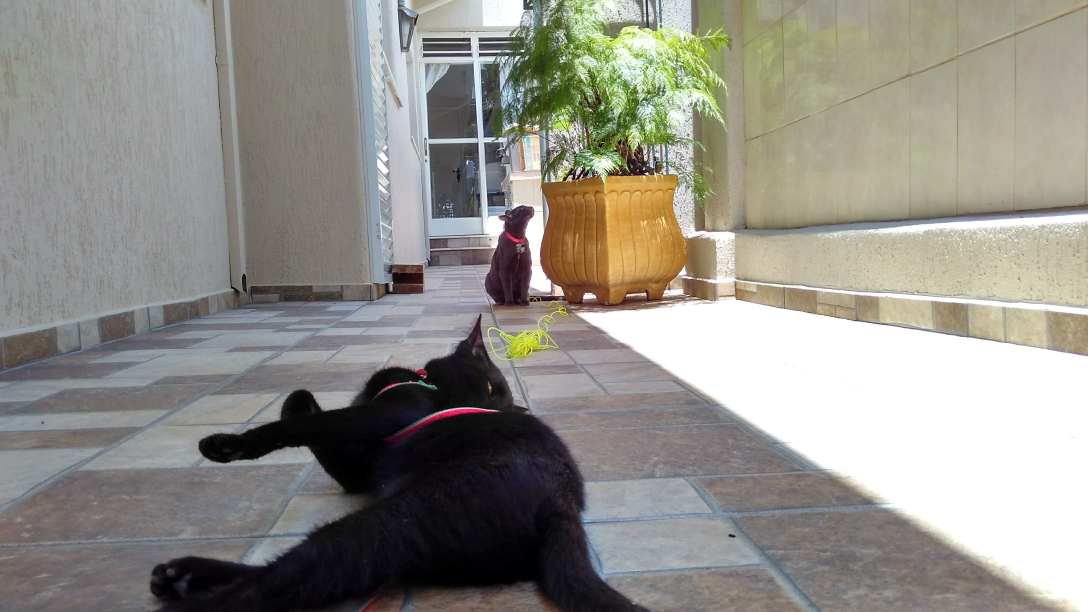
#> input picture img/milu.jpg, 3264 x 1836 px (shown at 1/3 size)
$ python mock_code.py   (older library calls are emulated)
#> lines starting #> are read from the running program, lines starting #| are printed output that depends on the picture
#> in request_img_glassifier, img is the input picture: PIL image 3264x1836 RGB; mean R, G, B 146.5, 144.3, 137.2
### request_glassifier.py
import requests
from PIL import Image
import numpy as np
from PIL.Image import ANTIALIAS


def resize(img, base_width=640):
    """
    Since the computational load grows exponentially
    with image size, large images should be avoided.
    """
#> called with base_width = 640
    wpercent = (base_width / float(img.size[0]))
#> wpercent = 0.196
    if wpercent >= 1:
        return img
    hsize = int((float(img.size[1]) * float(wpercent)))
#> hsize = 360

    resized_img = img.resize((base_width, hsize), ANTIALIAS)
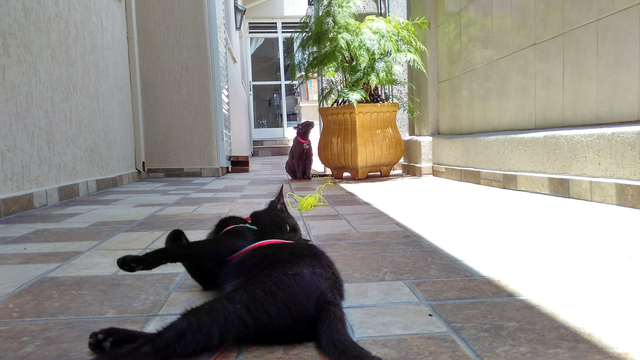
#> resized_img: PIL image 640x360 RGB; mean R, G, B 146.5, 144.3, 137.2
    return resized_img

def request_img_glassifier(imgpath, apiurl='https://glassifier-api.herokuapp.com/api/glassifier', n_clusters=25):
    """
    Send a local image to the apiurl as a numpy array
    and returns a PIL.Image object with the response.
    """
    if n_clusters > 25:
        print("Do not use n_clusters larger than 25!")
        return None
    img = Image.open(imgpath)
    img = resize(img)
    imgarray = np.array(img)
    print("Requesting...")
#> (the run stopped early here; a loop or call above may not have finished)

$ run again, with img/cat.jpg copied over img/milu.jpg
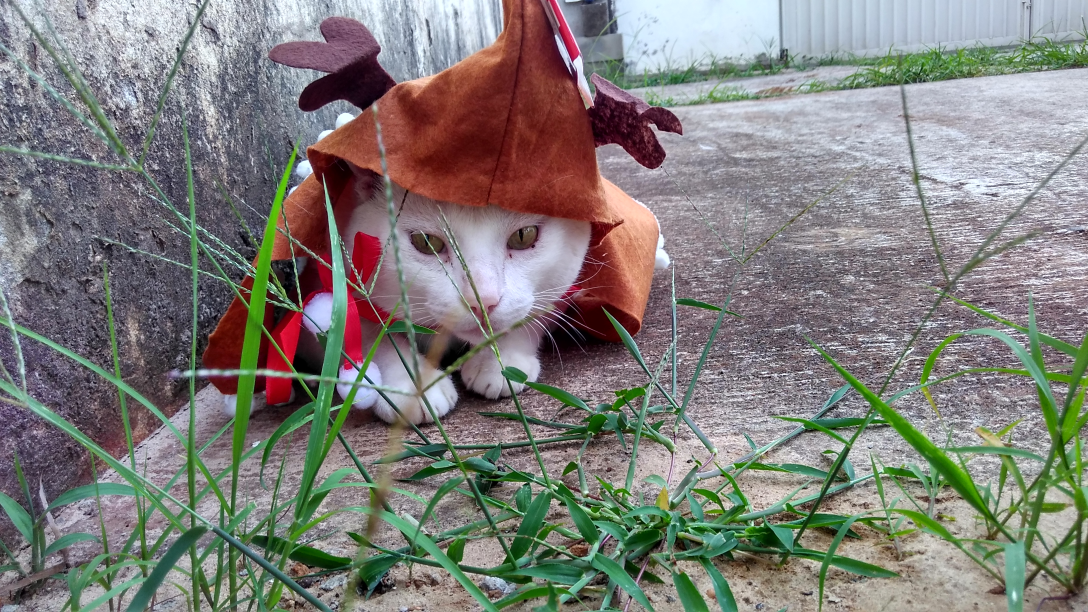
#> input picture img/cat.jpg, 3264 x 1836 px (shown at 1/3 size)
#> in request_img_glassifier, img is the input picture: PIL image 3264x1836 RGB; mean R, G, B 127.7, 126.2, 122.4
#> in resize, `resized_img = img.resize((base_width, hsize), ANTIALIAS)`:
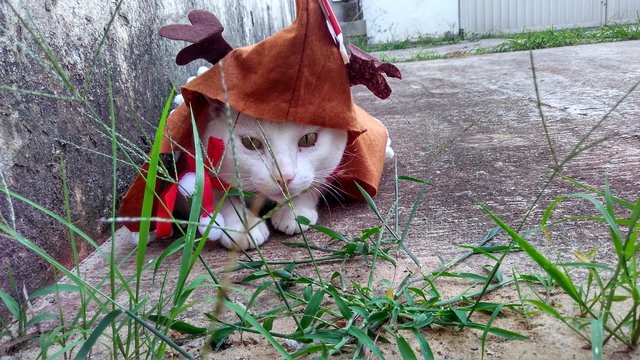
#> resized_img: PIL image 640x360 RGB; mean R, G, B 127.7, 126.2, 122.5
